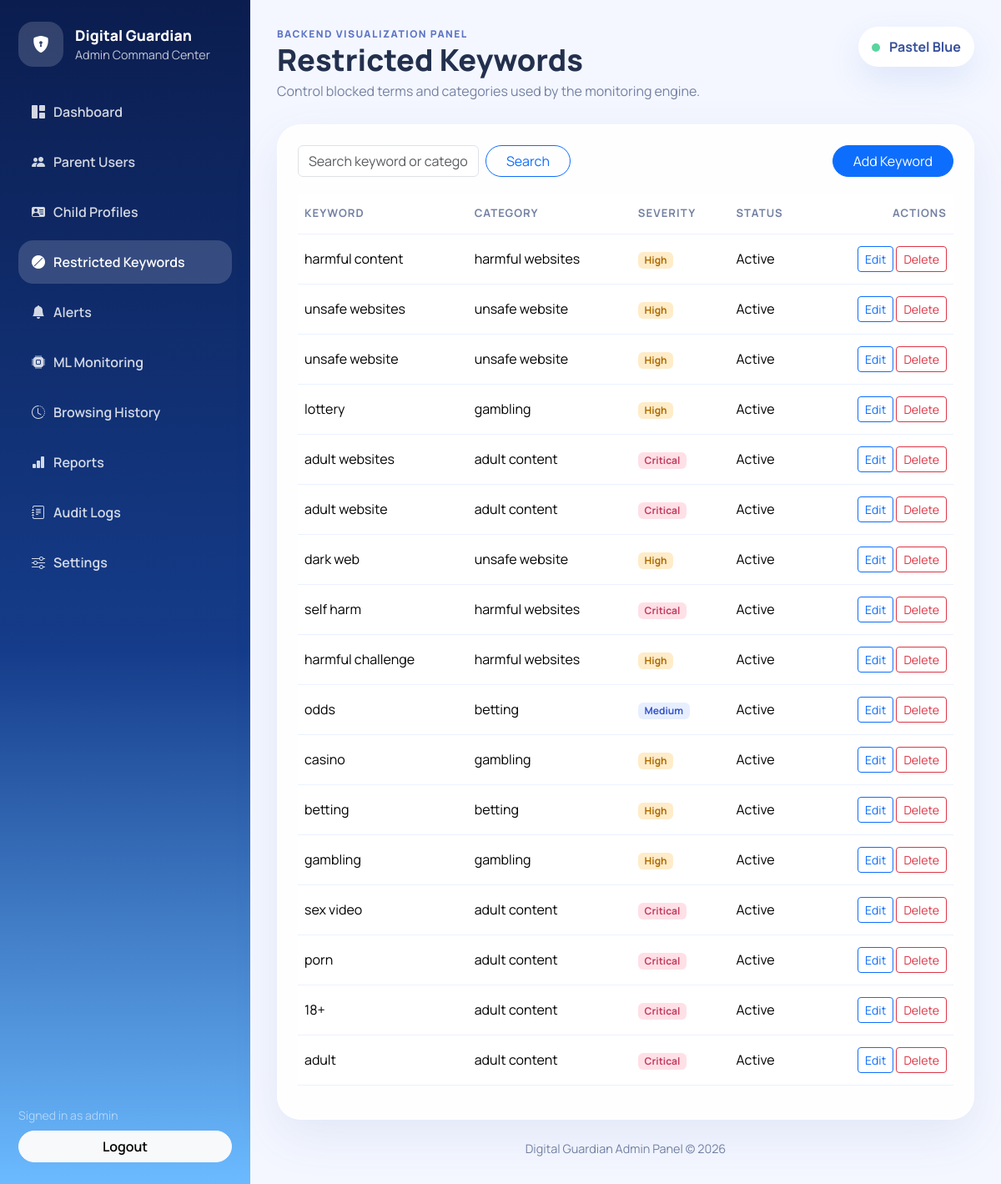
/admin/keywords (signed in), run on the app's committed database.
### app/models/__init__.py (models this page shows)
class AdminPanelSetting(db.Model):
    __tablename__ = "admin_panel_settings"
    id = db.Column(db.Integer, primary_key=True)
    theme = db.Column(db.String(30), default="pastel-blue", nullable=False)
    security_mode = db.Column(db.String(40), default="strict", nullable=False)
    support_email = db.Column(db.String(160), default="support@digitalguardian.local", nullable=False)
    app_info = db.Column(
        db.String(255),
        default="Digital Guardian Admin Panel",
        nullable=False,
    )
    monitoring_enabled = db.Column(db.Boolean, default=True, nullable=False)
    created_at = db.Column(db.DateTime, default=datetime.utcnow, nullable=False)
    updated_at = db.Column(db.DateTime, default=datetime.utcnow, onupdate=datetime.utcnow, nullable=False)

class RestrictedKeyword(db.Model):
    __tablename__ = "restricted_keywords"
    id = db.Column(db.Integer, primary_key=True)
    keyword = db.Column(db.String(120), unique=True, nullable=False)
    category = db.Column(db.String(80), nullable=False)
    severity = db.Column(db.String(20), nullable=False, default="high")
    active = db.Column(db.Boolean, default=True, nullable=False)
    created_at = db.Column(db.DateTime, default=datetime.utcnow, nullable=False)

### app/routes/admin.py (the view, shortened to what this page needs)
@admin_bp.get("/keywords")
@admin_required
def keywords():
    search = request.args.get("search", "").strip()
    query = RestrictedKeyword.query
    keyword_list = query.order_by(RestrictedKeyword.created_at.desc()).all()
    return render_template("admin/keywords.html", keywords=keyword_list, search=search)

### app/models/__init__.py (called while the page is built)
def get_admin_panel_settings():
    settings = AdminPanelSetting.query.first()
    if settings is None:
        settings = AdminPanelSetting()
        db.session.add(settings)
        db.session.commit()
    return settings

### app/routes/admin.py (called while the page is built)
def admin_required(view):
    @wraps(view)
    def wrapped_view(*args, **kwargs):
        if "admin_id" not in session:
            return redirect(url_for("admin.login", next=request.path))
        return view(*args, **kwargs)
    return wrapped_view

@admin_bp.app_context_processor
def inject_admin_globals():
    return {
        "admin_username": session.get("admin_username"),
        "admin_theme": get_admin_panel_settings().theme if db.session else "pastel-blue",
        "current_year": datetime.utcnow().year,
    }

### app/templates/admin/keywords.html
{% extends "admin/base.html" %}
{% block page_title %}Restricted Keywords{% endblock %}
{% block page_subtitle %}Control blocked terms and categories used by the monitoring engine.{% endblock %}
{% block content %}
<div class="panel-card">
  <div class="panel-header">
    <form class="d-flex gap-2" method="get">
      <input class="form-control" name="search" value="{{ search }}" placeholder="Search keyword or category">
      <button class="btn btn-outline-primary rounded-pill px-4">Search</button>
    </form>
    <a class="btn btn-primary rounded-pill px-4" href="{{ url_for('admin.create_keyword') }}">Add Keyword</a>
  </div>
  <div class="table-responsive">
    <table class="table table-hover align-middle admin-table">
      <thead><tr><th>Keyword</th><th>Category</th><th>Severity</th><th>Status</th><th class="text-end">Actions</th></tr></thead>
      <tbody>
        {% for keyword in keywords %}
        <tr>
          <td>{{ keyword.keyword }}</td>
          <td>{{ keyword.category }}</td>
          <td><span class="badge severity-{{ keyword.severity }}">{{ keyword.severity|title }}</span></td>
          <td>{{ 'Active' if keyword.active else 'Inactive' }}</td>
          <td class="text-end">
            <a class="btn btn-sm btn-outline-primary" href="{{ url_for('admin.edit_keyword', keyword_id=keyword.id) }}">Edit</a>
            <form method="post" action="{{ url_for('admin.delete_keyword', keyword_id=keyword.id) }}" class="d-inline">
              <button class="btn btn-sm btn-outline-danger" onclick="return confirm('Delete this keyword?')">Delete</button>
            </form>
          </td>
        </tr>
        {% else %}
        <tr><td colspan="5" class="text-center text-secondary py-4">No restricted keywords found.</td></tr>
        {% endfor %}
      </tbody>
    </table>
  </div>
</div>
{% endblock %}

### app/templates/admin/base.html (shortened to what this page needs)
<!doctype html>
<html lang="en">
<head>
  <link href="https://cdn.jsdelivr.net/npm/bootstrap@5.3.3/dist/css/bootstrap.min.css" rel="stylesheet">
  <link href="https://cdn.jsdelivr.net/npm/bootstrap-icons@1.11.3/font/bootstrap-icons.css" rel="stylesheet">
  <link href="{{ url_for('admin.static', filename='admin.css') }}" rel="stylesheet">
</head>
<body class="admin-shell">
  <div class="admin-layout">
    <aside class="admin-sidebar">
      <div>
        <a class="brand-block text-decoration-none" href="{{ url_for('admin.dashboard') }}">
          <div class="brand-icon"><i class="bi bi-shield-lock-fill"></i></div>
          <div>
            <div class="brand-title">Digital Guardian</div>
            <div class="brand-subtitle">Admin Command Center</div>
          </div>
        </a>
        <nav class="nav flex-column nav-pills admin-nav">
          <a class="nav-link {% if request.endpoint == 'admin.dashboard' %}active{% endif %}" href="{{ url_for('admin.dashboard') }}"><i class="bi bi-grid-1x2-fill"></i>Dashboard</a>
          <a class="nav-link {% if request.endpoint in ['admin.parents', 'admin.create_parent', 'admin.edit_parent'] %}active{% endif %}" href="{{ url_for('admin.parents') }}"><i class="bi bi-people-fill"></i>Parent Users</a>
          <a class="nav-link {% if request.endpoint in ['admin.children', 'admin.create_child', 'admin.edit_child'] %}active{% endif %}" href="{{ url_for('admin.children') }}"><i class="bi bi-person-vcard-fill"></i>Child Profiles</a>
          <a class="nav-link {% if request.endpoint in ['admin.keywords', 'admin.create_keyword', 'admin.edit_keyword'] %}active{% endif %}" href="{{ url_for('admin.keywords') }}"><i class="bi bi-ban-fill"></i>Restricted Keywords</a>
          <a class="nav-link {% if request.endpoint == 'admin.alerts' %}active{% endif %}" href="{{ url_for('admin.alerts') }}"><i class="bi bi-bell-fill"></i>Alerts</a>
          <a class="nav-link {% if request.endpoint == 'admin.ml_monitoring' %}active{% endif %}" href="{{ url_for('admin.ml_monitoring') }}"><i class="bi bi-cpu-fill"></i>ML Monitoring</a>
          <a class="nav-link {% if request.endpoint == 'admin.history' %}active{% endif %}" href="{{ url_for('admin.history') }}"><i class="bi bi-clock-history"></i>Browsing History</a>
          <a class="nav-link {% if request.endpoint == 'admin.reports' %}active{% endif %}" href="{{ url_for('admin.reports') }}"><i class="bi bi-bar-chart-fill"></i>Reports</a>
          <a class="nav-link {% if request.endpoint == 'admin.audit_logs' %}active{% endif %}" href="{{ url_for('admin.audit_logs') }}"><i class="bi bi-journal-text"></i>Audit Logs</a>
          <a class="nav-link {% if request.endpoint == 'admin.settings' %}active{% endif %}" href="{{ url_for('admin.settings') }}"><i class="bi bi-sliders"></i>Settings</a>
        </nav>
      </div>
      <div class="sidebar-footer">
        <div class="small text-white-50 mb-2">Signed in as {{ admin_username }}</div>
        <a href="{{ url_for('admin.logout') }}" class="btn btn-light w-100 rounded-pill fw-semibold">Logout</a>
      </div>
    </aside>
    <main class="admin-content">
      <div class="content-topbar">
        <div>
          <div class="eyebrow">Backend visualization panel</div>
          <h1 class="page-title mb-1">{% block page_title %}Dashboard{% endblock %}</h1>
          <p class="page-subtitle mb-0">{% block page_subtitle %}Real-time admin insight for Digital Guardian.{% endblock %}</p>
        </div>
        <div class="status-pill">
          <span class="status-dot"></span>
          {{ admin_theme|replace('-', ' ')|title }}
        </div>
      </div>
      {% block content %}{% endblock %}
      <footer class="admin-footer">Digital Guardian Admin Panel &copy; {{ current_year }}</footer>
    </main>
  </div>
</body>
</html>

### app/static/admin.css (style rules this page uses)
:root { --bg: #f4f7ff; --sidebar: linear-gradient(180deg, #0b1d4f 0%, #153c8a 55%, #6bbaff 100%); --text: #23304d; --muted: #7481a3; --card: rgba(255, 255, 255, 0.86); --line: rgba(91, 140, 255, 0.12); }
* { box-sizing: border-box; }
body { font-family: "Manrope", sans-serif; background: var(--bg); color: var(--text); }
.admin-layout { display: flex; min-height: 100vh; }
.admin-sidebar { width: 300px; padding: 26px 22px; display: flex; flex-direction: column; justify-content: space-between; background: var(--sidebar); color: white; }
.brand-block { display: flex; gap: 14px; align-items: center; margin-bottom: 28px; }
.brand-icon { width: 54px; height: 54px; border-radius: 18px; display: grid; place-items: center; background: rgba(255,255,255,0.16); color: white; font-size: 1.25rem; }
.brand-title { font-size: 1.1rem; font-weight: 800; color: white; }
.brand-subtitle { font-size: 0.9rem; color: rgba(255,255,255,0.75); }
.admin-nav .nav-link { color: rgba(255,255,255,0.82); border-radius: 18px; padding: 14px 16px; font-weight: 600; margin-bottom: 8px; }
.admin-nav .nav-link i { margin-right: 10px; }
.admin-nav .nav-link.active, .admin-nav .nav-link:hover { background: rgba(255,255,255,0.16); color: white; }
.admin-content { flex: 1; padding: 32px; }
.content-topbar { display: flex; justify-content: space-between; align-items: flex-start; gap: 16px; margin-bottom: 28px; }
.eyebrow { text-transform: uppercase; letter-spacing: .12em; font-size: .75rem; font-weight: 800; color: #5d74c6; }
.page-title { font-size: clamp(1.9rem, 3vw, 2.8rem); font-weight: 800; }
.page-subtitle { color: var(--muted); max-width: 60ch; }
.status-pill { padding: 12px 16px; background: white; border-radius: 999px; color: #37509a; box-shadow: 0 16px 40px rgba(64, 104, 211, 0.12); font-weight: 700; }
.status-dot { display: inline-block; width: 10px; height: 10px; background: #59d59f; border-radius: 50%; margin-right: 8px; }
.metric-card, .panel-card { background: var(--card); border: 1px solid rgba(255,255,255,0.65); border-radius: 28px; box-shadow: 0 20px 55px rgba(74, 97, 174, 0.10); backdrop-filter: blur(22px); }
.panel-card { padding: 24px; }
.panel-header { display: flex; justify-content: space-between; align-items: center; gap: 16px; margin-bottom: 20px; }
.admin-table thead th { color: var(--muted); border-bottom-color: var(--line); font-size: .82rem; text-transform: uppercase; letter-spacing: .08em; }
.admin-table td, .admin-table th { padding-top: 14px; padding-bottom: 14px; border-color: var(--line); }
.severity-critical { background: #ffe0e7; color: #c33d5e; }
.severity-high { background: #ffecc9; color: #ad6b00; }
.severity-medium { background: #e7efff; color: #3756c9; }
.sidebar-footer { margin-top: 24px; }
.admin-footer { color: var(--muted); margin-top: 24px; text-align: center; font-size: .9rem; }

### data on the page
AdminPanelSetting: theme "Pastel Blue"
RestrictedKeyword: keyword "harmful content", category "harmful websites", severity "High", active "Active"
RestrictedKeyword: keyword "unsafe websites", category "unsafe website", severity "High", active "Active"
RestrictedKeyword: keyword "unsafe website", category "unsafe website", severity "High", active "Active"
RestrictedKeyword: keyword "lottery", category "gambling", severity "High", active "Active"
RestrictedKeyword: keyword "adult websites", category "adult content", severity "Critical", active "Active"
RestrictedKeyword: keyword "adult website", category "adult content", severity "Critical", active "Active"
RestrictedKeyword: keyword "dark web", category "unsafe website", severity "High", active "Active"
RestrictedKeyword: keyword "self harm", category "harmful websites", severity "Critical", active "Active"
RestrictedKeyword: keyword "harmful challenge", category "harmful websites", severity "High", active "Active"
RestrictedKeyword: keyword "odds", category "betting", severity "Medium", active "Active"
RestrictedKeyword: keyword "casino", category "gambling", severity "High", active "Active"
RestrictedKeyword: keyword "betting", category "betting", severity "High", active "Active"
RestrictedKeyword: keyword "gambling", category "gambling", severity "High", active "Active"
RestrictedKeyword: keyword "sex video", category "adult content", severity "Critical", active "Active"
RestrictedKeyword: keyword "porn", category "adult content", severity "Critical", active "Active"
RestrictedKeyword: keyword "18+", category "adult content", severity "Critical", active "Active"
RestrictedKeyword: keyword "adult", category "adult content", severity "Critical", active "Active"

### other printed values
{{ admin_username }} "admin"
